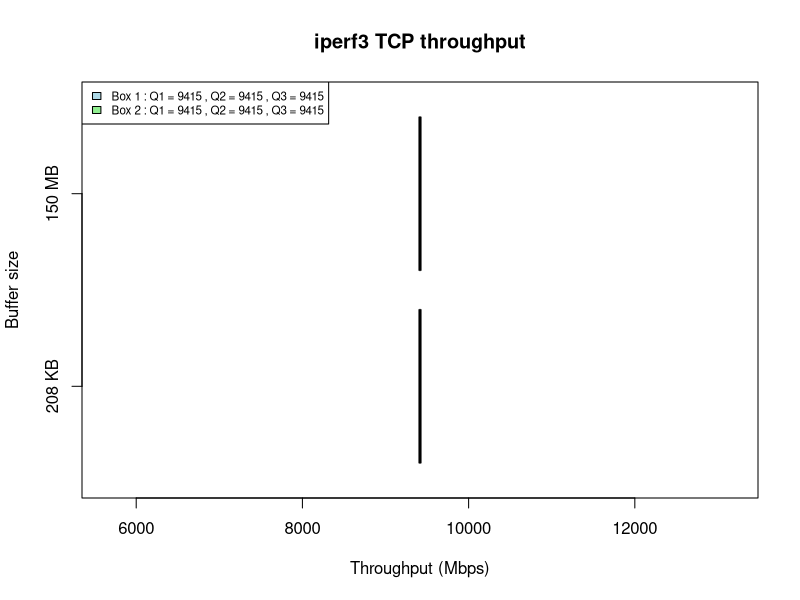

This chart was generated by the following R code:
# Sample data for multiple boxes
data1 <- read.table("tcp-box-plot-212992.txt", header = FALSE)
data2 <- read.table("tcp-box-plot-157286400.txt", header = FALSE)

# Define custom y-axis values
#y_values <- c("208 KB", "150 MB")

# Combine data into a matrix
data_matrix <- cbind(data1, data2)

column_names <- c("208 KB", "150 MB")

# Set the column names for the data_matrix
colnames(data_matrix) <- column_names


# Create a boxplot with multiple boxes
bp <- boxplot(data_matrix, horizontal=TRUE, main="iperf3 TCP throughput", xlab="Throughput (Mbps)", ylab="Buffer size", col=c("lightblue", "lightgreen"), outline=TRUE)

# Calculate quartiles and median for each box
q1 <- bp$stats[2, ]
q3 <- bp$stats[4, ]
median_val <- bp$stats[3, ]

# Create custom legend labels
legend_labels <- sapply(1:ncol(data_matrix), function(i) {
  paste("Box", i, ": Q1 =", round(q1[i], 2), ", Q2 =", round(median_val[i], 2), ", Q3 =", round(q3[i], 2))
})

# Create a legend
legend("topleft", legend=legend_labels, fill=c("lightblue", "lightgreen"), cex = 0.7)

